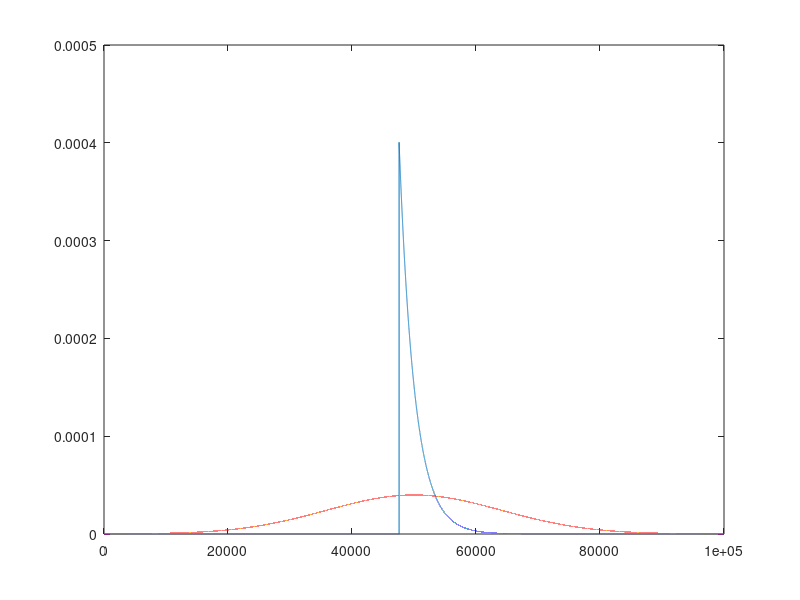

Reproduce this figure in MATLAB.
priormean = 50000;
priorunc = 10000;
tanknum = [038839 019401 012031 020106 004802 006570 046893 047594 028633 002976 011687 017580 040877 000767 002142 008412 032312 036423 032243 022446];
x = 0:100000;
priorprob = zeros(length(x),1);
postprob = zeros(length(x),1);
i = 1;
max = 0;
for xi = x 
    priorprob(i) = (priorunc*sqrt(2*pi))^-1*exp(-1*(xi-priormean)^2/(2*priorunc)^2);
    postprob(i) = priorprob(i);
    for tank = 1:20
        if xi >= tanknum(tank)
            postprob(i) = postprob(i)*(1/xi);
        else
            postprob(i) = postprob(i)*0;
        end
    end
    if postprob(i) > max
        max = xi;
    end
    i = i + 1;
end
postprob = postprob ./ sum(postprob);
plot(x, postprob, x, priorprob);
disp(max);

